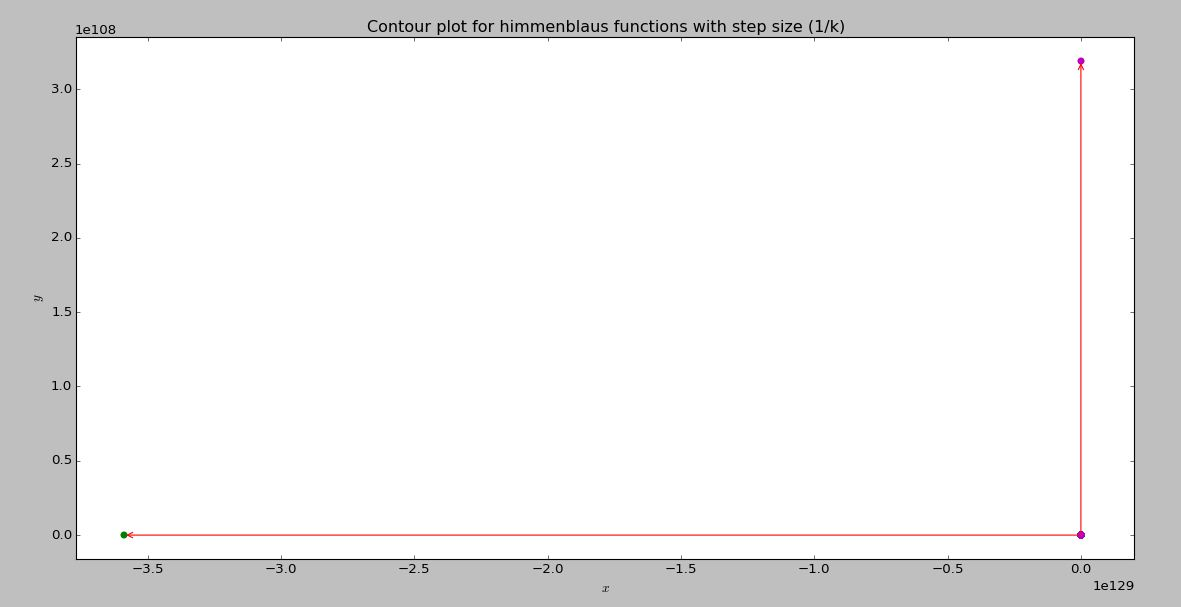

This chart was generated by the following Python code:
####### Gradient Function for himmenblaus Function( with given intial values and step sizes)
import numpy as np
import matplotlib.pyplot as plt

###Set of Intial points and step size
intial_values=[[2,3],[-4,2],[2,-5.5]]
step_size_set=[0.1,0.01,0.3]
# The data to fit
N = 1000
def himmelblaus(x,y):
    function_h=0.1*(((x**2)+y-11)**2)+0.1*((x+(y**2)-7)**2)
    return function_h

def hypothesis(x, theta0, theta1):
    """Our "hypothesis function", a straight line."""
    return theta0 + theta1*x


# First construct a grid of (theta0, theta1) parameter pairs and their
# corresponding cost function values.


x = np.arange(-6.0,6.0,0.1)
y = np.arange(-6.0,6.0,0.1)
X,Y = np.meshgrid(x, y)
J_grid = himmelblaus(X,Y)


colors = ['b', 'g', 'm', 'c', 'orange']
N = 1000
fig, ax = plt.subplots(nrows=1, ncols=1, figsize=(10,6.15))
contours = ax.contour(X, Y, J_grid, 40)
for k in range(3):   
    xy_values = []
    xy_values.append(intial_values[k])
    J = [himmelblaus(*xy_values[0])]
    for j in range(1,N-1):
        step_size=1/float(j)
        last_xy = xy_values[j-1]
        this_xy = np.empty((2,))
        this_xy[0] = last_xy[0] - step_size*((0.4*(last_xy[0]**3+last_xy[0]*last_xy[1]-11*last_xy[0]))+(0.2*(last_xy[1]**2+last_xy[0]-7)))
        this_xy[1] = last_xy[1] - step_size*((0.2*(last_xy[0]**2+last_xy[1]-11))+(0.4*(last_xy[1]**3+last_xy[0]*last_xy[1]-7*last_xy[1])))
        xy_values.append(this_xy)
        J.append(himmelblaus(*this_xy))
    for j in range(1,N-1):
        ax.annotate('', xy_values[j], xytext=xy_values[j-1],
                        arrowprops={'arrowstyle': '->', 'color': 'r', 'lw': 1},
                        va='center', ha='center')
            #ax[0].plot(x, hypothesis(x, *theta[j]), color=colors[j], lw=2,
                  # label=r'$\theta_0 = {:.3f}, \theta_1 = {:.3f}$'.format(*theta[j]))
    ax.scatter(*zip(*xy_values),c=colors[k], s=40, lw=0)

    # Labels, titles and a legend.
ax.set_xlabel(r'$x$')
ax.set_ylabel(r'$y$')
titlex='Contour plot for himmenblaus functions with step size (1/k)'
ax.set_title(titlex)
plt.show()
